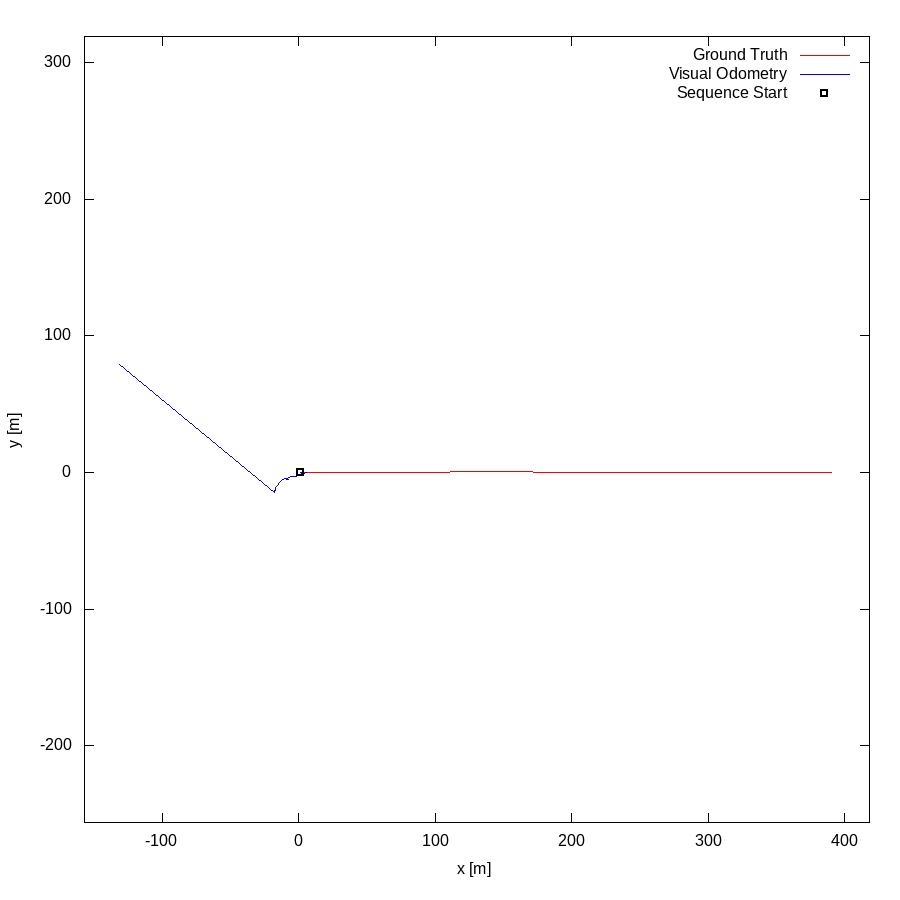

Source code (gnuplot):
set term postscript eps enhanced color
set output "04.eps"
set size ratio -1
set xrange [-157:418]
set yrange [-256:319]
set xlabel "x [m]"
set ylabel "y [m]"
plot "04.txt" using 1:2 lc rgb "#FF0000" title 'Ground Truth' w lines,"04.txt" using 3:4 lc rgb "#0000FF" title 'Visual Odometry' w lines,"< head -1 04.txt" using 1:2 lc rgb "#000000" pt 4 ps 1 lw 2 title 'Sequence Start' w points
